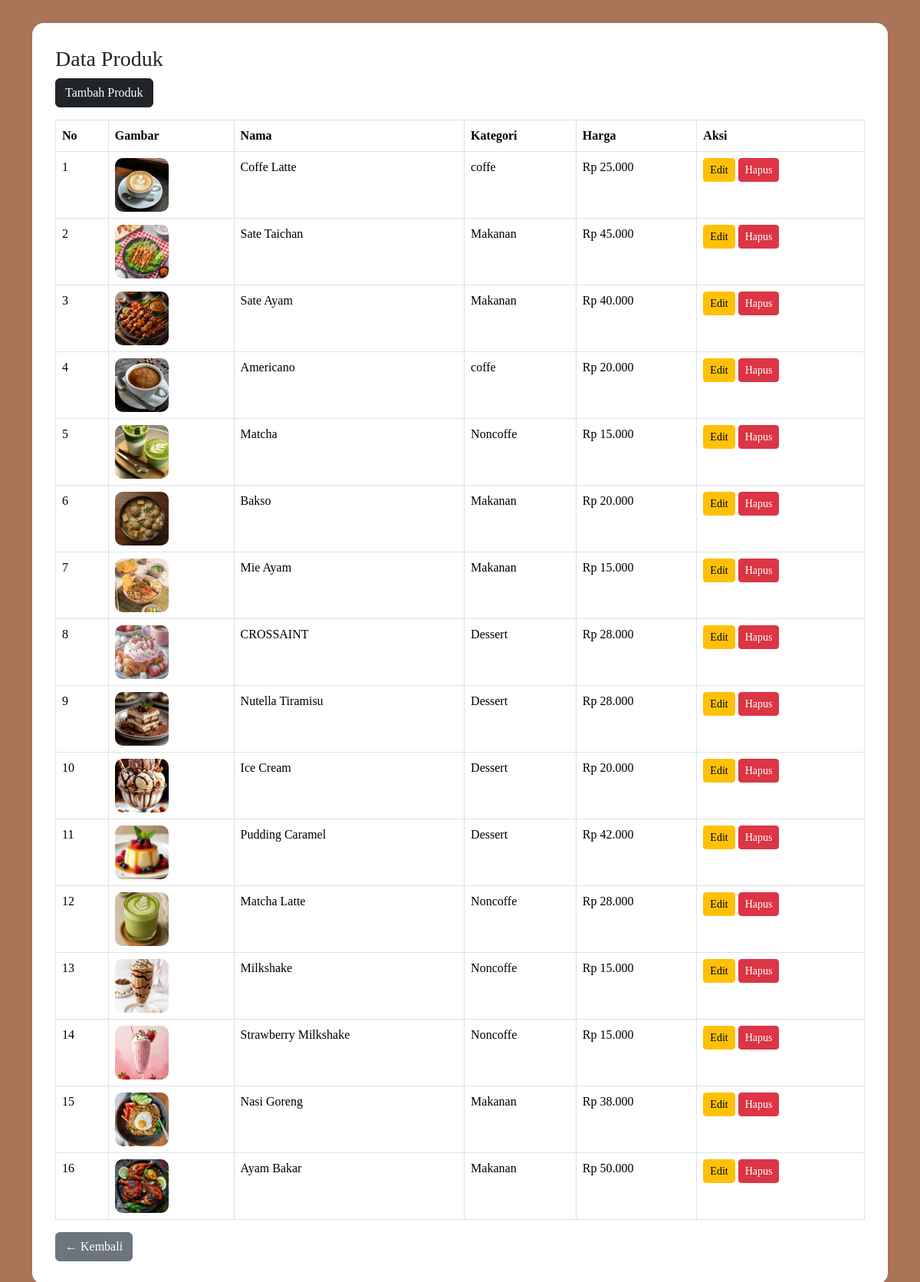
The app's page /admin/produk.php with its own data.
### tables this page shows
CREATE TABLE `produk` (
  `id_produk` int(11) NOT NULL,
  `id_kategori` int(11) NOT NULL,
  `nama_produk` varchar(100) DEFAULT NULL,
  `harga` int(11) DEFAULT NULL,
  `gambar` varchar(255) DEFAULT NULL
);

CREATE TABLE `kategori` (
  `id_kategori` int(11) NOT NULL,
  `nama_kategori` varchar(100) DEFAULT NULL
);

### admin/produk.php (the view, shortened to what this page needs)
<?php
include "koneksi.php";
$data = mysqli_query($conn, "
    SELECT produk.*, kategori.nama_kategori
    FROM produk
    LEFT JOIN kategori
    ON produk.id_kategori = kategori.id_kategori
");
?>
<!DOCTYPE html>
<html>
<head>
<link rel="stylesheet" href="https://cdn.jsdelivr.net/npm/bootstrap@5.3.2/dist/css/bootstrap.min.css">
</head>
<body>
<div class="container">
<div class="container-box">
<h3>Data Produk</h3>
<a href="index.php?menu=tambah_produk" class="btn btn-dark mb-3">Tambah Produk</a>
<table class="table table-bordered table-hover">
<tr>
<th>No</th>
<th>Gambar</th>
<th>Nama</th>
<th>Kategori</th>
<th>Harga</th>
<th>Aksi</th>
</tr>
<?php
$no=1;
while($d=mysqli_fetch_assoc($data)){
?>
<tr>
<td><?php echo $no++; ?></td>
<td>
    <img src="../gambar/<?php echo $d['gambar']; ?>" class="img-produk">
</td>
<td><?php echo $d['nama_produk']; ?></td>
<td>
<?php
echo $d['nama_kategori']
    ? $d['nama_kategori']
    : '<span class="text-danger">Belum ada</span>';
?>
</td>
<td>Rp <?php echo number_format($d['harga'],0,',','.'); ?></td>
<td>
<a href="index.php?menu=edit_produk&id=<?php echo $d['id_produk']; ?>"
   class="btn btn-warning btn-sm">Edit</a>
<a href="index.php?menu=hapus_produk&id=<?php echo $d['id_produk']; ?>"
   class="btn btn-danger btn-sm"
   onclick="return confirm('Yakin mau hapus produk ini?')">
   Hapus
</a>
</td>
</tr>
<?php } ?>
</table>
<button onclick="history.back()" class="btn btn-secondary">← Kembali</button>
</div>
</div>
</body>
</html>

### admin/produk.php (style rules this page uses)
body { background:#a97458; font-family:Poppins; }
.container-box { background:white; padding:30px; margin-top:30px; border-radius:15px; }
.img-produk { width:70px; height:70px; object-fit:cover; border-radius:10px; }

### records on screen
produk: gambar (picture), nama_produk "Coffe Latte", id_kategori.nama_kategori "coffe", harga "25.000"
produk: gambar (picture), nama_produk "Sate Taichan", id_kategori.nama_kategori "Makanan", harga "45.000"
produk: gambar (picture), nama_produk "Sate Ayam", id_kategori.nama_kategori "Makanan", harga "40.000"
produk: gambar (picture), nama_produk "Americano", id_kategori.nama_kategori "coffe", harga "20.000"
produk: gambar (picture), nama_produk "Matcha", id_kategori.nama_kategori "Noncoffe", harga "15.000"
produk: gambar (picture), nama_produk "Bakso", id_kategori.nama_kategori "Makanan", harga "20.000"
produk: gambar (picture), nama_produk "Mie Ayam", id_kategori.nama_kategori "Makanan", harga "15.000"
produk: gambar (picture), nama_produk "CROSSAINT", id_kategori.nama_kategori "Dessert", harga "28.000"
produk: gambar (picture), nama_produk "Nutella Tiramisu", id_kategori.nama_kategori "Dessert", harga "28.000"
produk: gambar (picture), nama_produk "Ice Cream", id_kategori.nama_kategori "Dessert", harga "20.000"
produk: gambar (picture), nama_produk "Pudding Caramel", id_kategori.nama_kategori "Dessert", harga "42.000"
produk: gambar (picture), nama_produk "Matcha Latte", id_kategori.nama_kategori "Noncoffe", harga "28.000"
produk: gambar (picture), nama_produk "Milkshake", id_kategori.nama_kategori "Noncoffe", harga "15.000"
produk: gambar (picture), nama_produk "Strawberry Milkshake", id_kategori.nama_kategori "Noncoffe", harga "15.000"
produk: gambar (picture), nama_produk "Nasi Goreng", id_kategori.nama_kategori "Makanan", harga "38.000"
produk: gambar (picture), nama_produk "Ayam Bakar", id_kategori.nama_kategori "Makanan", harga "50.000"
